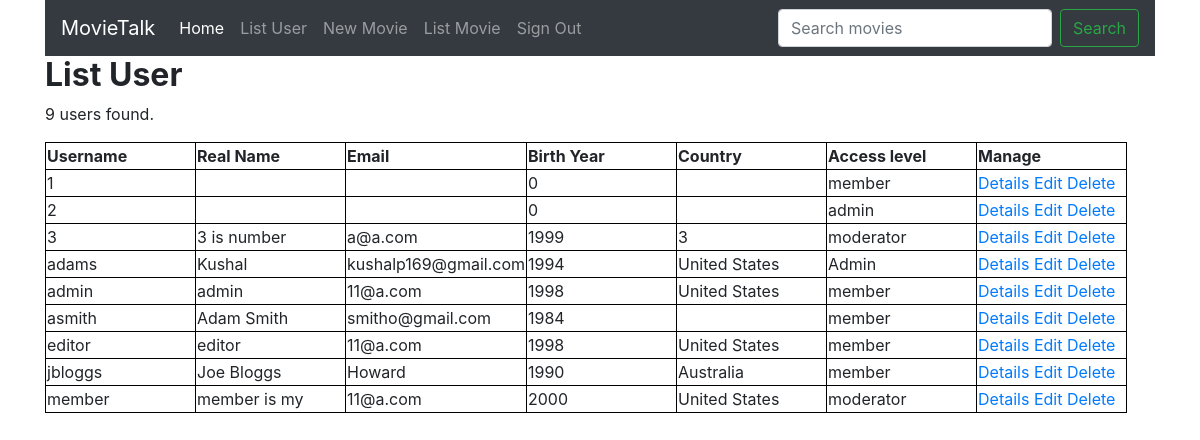
The app's page /php/listUsers.php (signed in) with its own data.
### tables this page shows
CREATE TABLE `users` (
  `username` varchar(100) NOT NULL,
  `real_name` varchar(50) NOT NULL,
  `email` varchar(100) NOT NULL,
  `birth_year` int(4) UNSIGNED NOT NULL,
  `country` varchar(50) NOT NULL,
  `password` varchar(50) NOT NULL,
  `access_level` varchar(10) NOT NULL,
  `banned_until` datetime DEFAULT NULL,
  `ban_reason` varchar(50) DEFAULT NULL
);

### php/listUsers.php (the view, shortened to what this page needs)
<?php
require '../func/dbconnection.php';
?>
<!DOCTYPE html>
<html>
<head>
</head>
<body>
<?php require 'navigationbar.php'; ?>
<div class="container">
<h2><strong>List User</strong></h2>
<?php
  $query = "SELECT * FROM users ORDER BY username";
  $results = mysqli_query($connection, $query);
  echo '<p>'.$results->num_rows.' users found.</p>';
  echo '<table><tr>';
  echo '<th>Username</th><th>Real Name</th><th>Email</th><th>Birth Year</th><th>Country</th><th>Access level</th><th>Manage</th>';
  echo '</tr>';
  while ($row = $results->fetch_assoc())
  {
      echo '<td>'.$row['username'].'</td>';
      echo '<td>'.$row['real_name'].'</td>';
      echo '<td>'.$row['email'].'</td>';
      echo '<td>'.$row['birth_year'].'</td>';
      echo '<td>'.$row['country'].'</td>';
      echo '<td>'.$row['access_level'].'</td>';
      echo '<td><a href="userDetails.php?username='.$row['username'].'"">Details</a> ';
	    echo '<a href="editUser.php?edit_id='.$row['username'].'">Edit</a> ';
	    echo '<a href="listUsers.php?del_id='.$row['username'].'"
	    onclick="return confirm(\'Are you sure you want to delete this user?\');">Delete</a></td></tr>';
  }
  echo '</table>';
  ?>
  </div>
  </body>
</html>

### php/listUsers.php (style rules this page uses)
th,td { border: 1px solid black; width: 150px; }

### records on screen
users: username "1", birth_year "0", access_level "member"
users: username "2", birth_year "0", access_level "admin"
users: username "3", real_name "3 is number", email "a@a.com", birth_year "1999", country "3", access_level "moderator"
users: username "adams", real_name "Kushal", email "kushalp169@gmail.com", birth_year "1994", country "United States", access_level "Admin"
users: username "admin", real_name "admin", email "11@a.com", birth_year "1998", country "United States", access_level "member"
users: username "asmith", real_name "Adam Smith", email "smitho@gmail.com", birth_year "1984", access_level "member"
users: username "editor", real_name "editor", email "11@a.com", birth_year "1998", country "United States", access_level "member"
users: username "jbloggs", real_name "Joe Bloggs", email "Howard", birth_year "1990", country "Australia", access_level "member"
users: username "member", real_name "member is my", email "11@a.com", birth_year "2000", country "United States", access_level "moderator"

### other values on screen
$results->num_rows "9"
